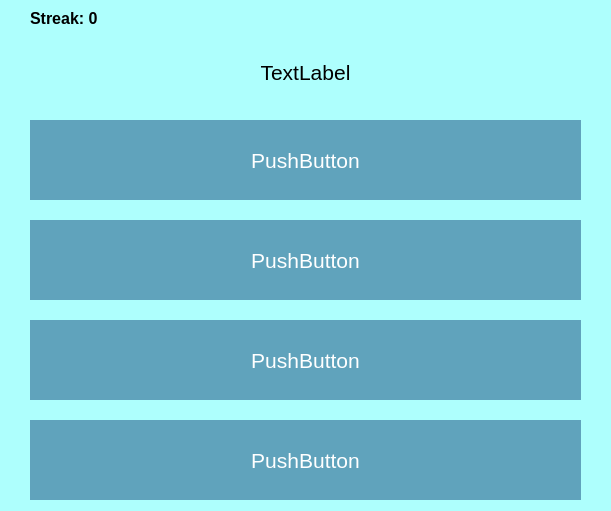
<?xml version="1.0" encoding="UTF-8"?>
<ui version="4.0">
 <class>QuizPage</class>
 <widget class="QDialog" name="QuizPage">
  <property name="geometry">
   <rect>
    <x>0</x>
    <y>0</y>
    <width>611</width>
    <height>511</height>
   </rect>
  </property>
  <property name="font">
   <font>
    <pointsize>16</pointsize>
   </font>
  </property>
  <property name="windowTitle">
   <string>Dialog</string>
  </property>
  <property name="styleSheet">
   <string notr="true">background-color: rgb(174, 255, 253)</string>
  </property>
  <layout class="QVBoxLayout" name="verticalLayout">
   <property name="spacing">
    <number>20</number>
   </property>
   <property name="leftMargin">
    <number>30</number>
   </property>
   <property name="rightMargin">
    <number>30</number>
   </property>
   <item>
    <widget class="QLabel" name="streak">
     <property name="maximumSize">
      <size>
       <width>16777215</width>
       <height>14</height>
      </size>
     </property>
     <property name="font">
      <font>
       <pointsize>12</pointsize>
       <weight>75</weight>
       <bold>true</bold>
      </font>
     </property>
     <property name="text">
      <string>Streak: 0</string>
     </property>
    </widget>
   </item>
   <item>
    <widget class="QLabel" name="label">
     <property name="maximumSize">
      <size>
       <width>16777215</width>
       <height>100</height>
      </size>
     </property>
     <property name="font">
      <font>
       <pointsize>16</pointsize>
      </font>
     </property>
     <property name="text">
      <string>TextLabel</string>
     </property>
     <property name="alignment">
      <set>Qt::AlignCenter</set>
     </property>
     <property name="wordWrap">
      <bool>true</bool>
     </property>
    </widget>
   </item>
   <item>
    <widget class="QPushButton" name="button1">
     <property name="minimumSize">
      <size>
       <width>0</width>
       <height>80</height>
      </size>
     </property>
     <property name="font">
      <font>
       <pointsize>16</pointsize>
       <underline>false</underline>
       <strikeout>false</strikeout>
      </font>
     </property>
     <property name="styleSheet">
      <string notr="true">color: #fff !important;
text-decoration: none;
background: #60a3bc;
padding: 20px;
border-radius: 50px;
border: none;</string>
     </property>
     <property name="text">
      <string>PushButton</string>
     </property>
    </widget>
   </item>
   <item>
    <widget class="QPushButton" name="button2">
     <property name="minimumSize">
      <size>
       <width>0</width>
       <height>80</height>
      </size>
     </property>
     <property name="font">
      <font>
       <pointsize>16</pointsize>
       <underline>false</underline>
       <strikeout>false</strikeout>
      </font>
     </property>
     <property name="styleSheet">
      <string notr="true">color: #fff !important;
text-decoration: none;
background: #60a3bc;
padding: 20px;
border-radius: 50px;
border: none;</string>
     </property>
     <property name="text">
      <string>PushButton</string>
     </property>
    </widget>
   </item>
   <item>
    <widget class="QPushButton" name="button3">
     <property name="minimumSize">
      <size>
       <width>0</width>
       <height>80</height>
      </size>
     </property>
     <property name="font">
      <font>
       <pointsize>16</pointsize>
       <underline>false</underline>
       <strikeout>false</strikeout>
      </font>
     </property>
     <property name="styleSheet">
      <string notr="true">color: #fff !important;
text-decoration: none;
background: #60a3bc;
padding: 20px;
border-radius: 50px;
border: none;</string>
     </property>
     <property name="text">
      <string>PushButton</string>
     </property>
    </widget>
   </item>
   <item>
    <widget class="QPushButton" name="button4">
     <property name="minimumSize">
      <size>
       <width>0</width>
       <height>80</height>
      </size>
     </property>
     <property name="font">
      <font>
       <pointsize>16</pointsize>
       <underline>false</underline>
       <strikeout>false</strikeout>
      </font>
     </property>
     <property name="styleSheet">
      <string notr="true">color: #fff !important;
text-decoration: none;
background: #60a3bc;
padding: 20px;
border-radius: 50px;
border: none;</string>
     </property>
     <property name="text">
      <string>PushButton</string>
     </property>
    </widget>
   </item>
  </layout>
 </widget>
 <resources/>
 <connections/>
</ui>
